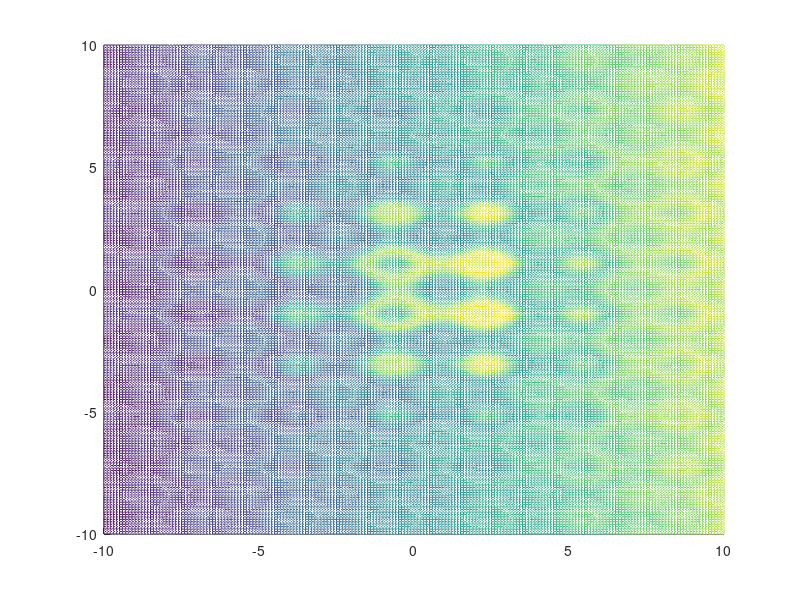

The MATLAB source for this figure: (Note: this script raises an error after producing the figure.)
clear all;
close all;
UB = 10;
LB = -10;
[X,Y] = meshgrid(LB:.1:UB);
R = sqrt(X.^2 + Y.^2) + 1.5*sin(2*X) + 2* cos(3*Y) + eps;
Z = sin(R)./R + X*.1 + Y * .005;

hold on
mesh(X,Y,Z)
% fig3 = surf(X,Y,Z,'FaceColor','interp',...
%     'EdgeColor','none',...
%     'FaceLighting','phong')
% daspect([5 5 1])
% axis tight
% view(-50,30)
% camlight left

x = [3 4];
% figure(fig3)
line([x(1) x(1)], [x(2) x(2)], [jaggedterrain2(x) 3], 'Color','k','LineWidth',2)
hold off